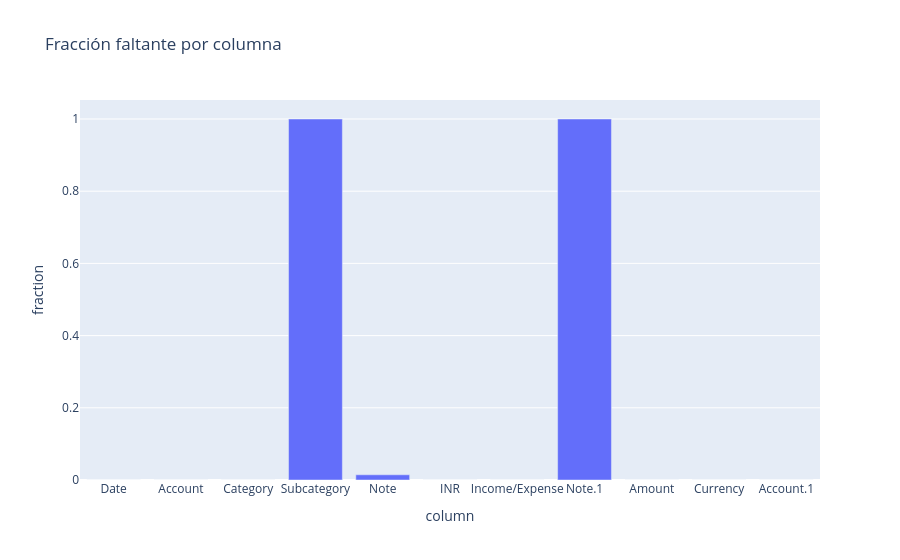

The cell this chart's notebook holds for it:
### Markdown cell above
## B. Calidad, faltantes y duplicados

**Objetivo:** distinguir errores confirmados, campos opcionales vacíos y señales que requieren revisión.

### Code cell
display(missing)
print({k:summary[k] for k in ['invalid_dates','invalid_amounts','nonpositive_amounts','exact_duplicate_rows','coarse_duplicate_candidates']})
print('Descripciones ambiguas candidatas:',summary['ambiguous_note_candidates'])
print('Espacios en categorías:',summary['category_whitespace_rows'])
display(px.bar(missing,x='column',y='fraction',title='Fracción faltante por columna'))

### Figure 1 — Plotly figure (JSON) as saved in the notebook; plotly's stock layout.template omitted (floating-point values rounded to 4 significant figures)
{"data": [{"hovertemplate": "column=%{x}<br>fraction=%{y}<extra></extra>", "legendgroup": "", "marker": {"color": "#636efa", "pattern": {"shape": ""}}, "name": "", "orientation": "v", "showlegend": false, "textposition": "auto", "type": "bar", "x": ["Date", "Account", "Category", "Subcategory", "Note", "INR", "Income/Expense", "Note.1", "Amount", "Currency", "Account.1"], "xaxis": "x", "y": [0.0, 0.0, 0.0, 1.0, 0.01444, 0.0, 0.0, 1.0, 0.0, 0.0, 0.0], "yaxis": "y"}], "layout": {"barmode": "relative", "legend": {"tracegroupgap": 0}, "title": {"text": "Fracción faltante por columna"}, "xaxis": {"anchor": "y", "domain": [0.0, 1.0], "title": {"text": "column"}}, "yaxis": {"anchor": "x", "domain": [0.0, 1.0], "title": {"text": "fraction"}}}}
